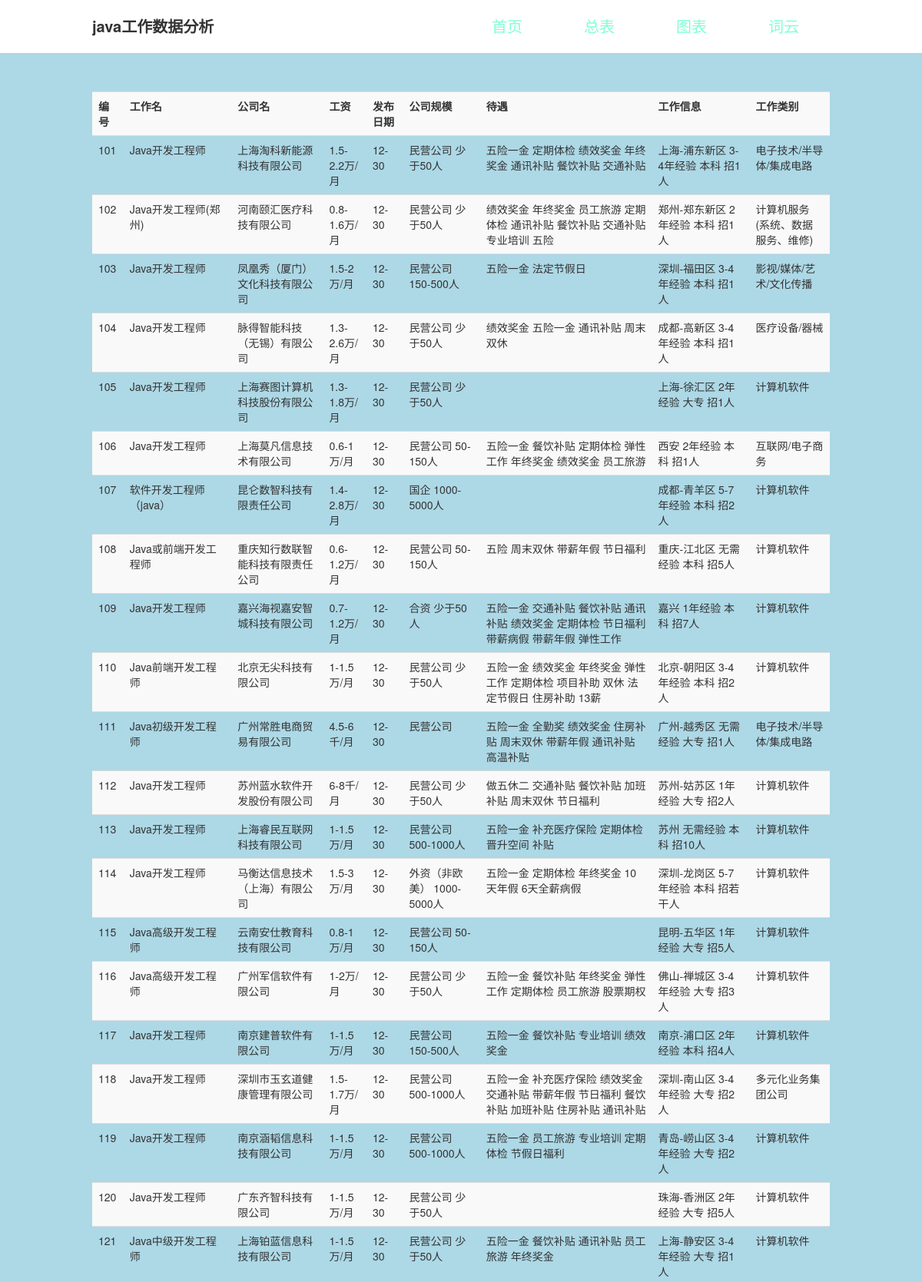
Page /table/3 (upper part) on the committed database.
### tables this page shows
CREATE TABLE t_jobs(
    id integer primary key autoincrement,
    job_href text,
    company_href text,
    job_name text,
    company_name text,
    salary real,
    up_date date,
    company_size text,
    treatment text,
    info text,
    category text

);

### app.py (the view)
@app.route('/table/<int:page>')
def table(page):
    conn = sqlite3.connect('jobs.db')
    cursor = conn.cursor()
    data = cursor.execute('select * from t_jobs limit %s, %s'%(str((page - 1) * 50), 50))
    datalist = [item for item in data]
    print(datalist)
    cursor.close()
    conn.close()
    return render_template('table.html', datalist=datalist, current_page=page)

### templates/table.html (shortened to what this page needs)
<!DOCTYPE html>
<html lang="en">
<head>
    <link  rel="stylesheet" href="/static/css/bootstrap.min.css"/>
</head>
<body>
    <header>
        <div class="title">java工作数据分析</div>
        <div class="tabbar">
            <div><a href="/home">首页</a></div>
            <div><a href="/table/1">总表</a></div>
            <div><a href="/rate">图表</a></div>
            <div><a href="/word">词云</a></div>
        </div>
    </header>
    <section>
       <table class="table table-striped">
           <tr>
               <th>编号</th>
               <th>工作名</th>
               <th>公司名</th>
               <th>工资</th>
               <th>发布日期</th>
               <th>公司规模</th>
               <th>待遇</th>
               <th>工作信息</th>
               <th>工作类别</th>
           </tr>
           {% for data in datalist %}
           <tr>
               <td>{{ data[0] }}</td>
               <td>{{ data[3] }}</td>
               <td>{{ data[4] }}</td>
               <td>{{ data[5] }}</td>
               <td>{{ data[6] }}</td>
               <td>{{ data[7] }}</td>
               <td>{{ data[8] }}</td>
               <td>{{ data[9] }}</td>
               <td>{{ data[10] }}</td>
           </tr>
           {%   endfor %}
       </table>
    </section>
</body>
</html>

### templates/table.html (style rules this page uses)
a { text-decoration: none; color: black; }
header { display: flex; padding: 0 10%; justify-content: space-between; }
header>div { text-align: center; }
header .title { padding: 20px 0; font-size: 20px; font-weight: bold; }
header .tabbar { display: flex; }
header>div>div { padding: 20px 40px; font-size: 20px; }
header>div>div>a { color: aquamarine; }
section { background-color: lightblue; padding: 50px 10%; height: 82vh; overflow-y: scroll; }

### rows in the picture
t_jobs: id "101", job_name "Java开发工程师", company_name "上海淘科新能源科技有限公司", salary "1.5-2.2万/月", up_date "12-30", company_size "民营公司 少于50人", treatment "五险一金 定期体检 绩效奖金 年终奖金 通讯补贴 餐饮补贴 交通补贴", info "上海-浦东新区 3-4年经验 本科 招1人", category "电子技术/半导体/集成电路"
t_jobs: id "102", job_name "Java开发工程师(郑州)", company_name "河南颐汇医疗科技有限公司", salary "0.8-1.6万/月", up_date "12-30", company_size "民营公司 少于50人", treatment "绩效奖金 年终奖金 员工旅游 定期体检 通讯补贴 餐饮补贴 交通补贴 专业培训 五险", info "郑州-郑东新区 2年经验 本科 招1人", category "计算机服务(系统、数据服务、维修)"
t_jobs: id "103", job_name "Java开发工程师", company_name "凤凰秀（厦门）文化科技有限公司", salary "1.5-2万/月", up_date "12-30", company_size "民营公司 150-500人", treatment "五险一金 法定节假日", info "深圳-福田区 3-4年经验 本科 招1人", category "影视/媒体/艺术/文化传播"
t_jobs: id "104", job_name "Java开发工程师", company_name "脉得智能科技（无锡）有限公司", salary "1.3-2.6万/月", up_date "12-30", company_size "民营公司 少于50人", treatment "绩效奖金 五险一金 通讯补贴 周末双休", info "成都-高新区 3-4年经验 本科 招1人", category "医疗设备/器械"
t_jobs: id "105", job_name "Java开发工程师", company_name "上海赛图计算机科技股份有限公司", salary "1.3-1.8万/月", up_date "12-30", company_size "民营公司 少于50人", info "上海-徐汇区 2年经验 大专 招1人", category "计算机软件"
t_jobs: id "106", job_name "Java开发工程师", company_name "上海莫凡信息技术有限公司", salary "0.6-1万/月", up_date "12-30", company_size "民营公司 50-150人", treatment "五险一金 餐饮补贴 定期体检 弹性工作 年终奖金 绩效奖金 员工旅游", info "西安 2年经验 本科 招1人", category "互联网/电子商务"
t_jobs: id "107", job_name "软件开发工程师（java）", company_name "昆仑数智科技有限责任公司", salary "1.4-2.8万/月", up_date "12-30", company_size "国企 1000-5000人", info "成都-青羊区 5-7年经验 本科 招2人", category "计算机软件"
t_jobs: id "108", job_name "Java或前端开发工程师", company_name "重庆知行数联智能科技有限责任公司", salary "0.6-1.2万/月", up_date "12-30", company_size "民营公司 50-150人", treatment "五险 周末双休 带薪年假 节日福利", info "重庆-江北区 无需经验 本科 招5人", category "计算机软件"
t_jobs: id "109", job_name "Java开发工程师", company_name "嘉兴海视嘉安智城科技有限公司", salary "0.7-1.2万/月", up_date "12-30", company_size "合资 少于50人", treatment "五险一金 交通补贴 餐饮补贴 通讯补贴 绩效奖金 定期体检 节日福利 带薪病假 带薪年假 弹性工作", info "嘉兴 1年经验 本科 招7人", category "计算机软件"
t_jobs: id "110", job_name "Java前端开发工程师", company_name "北京无尖科技有限公司", salary "1-1.5万/月", up_date "12-30", company_size "民营公司 少于50人", treatment "五险一金 绩效奖金 年终奖金 弹性工作 定期体检 项目补助 双休 法定节假日 住房补助 13薪", info "北京-朝阳区 3-4年经验 本科 招2人", category "计算机软件"
t_jobs: id "111", job_name "Java初级开发工程师", company_name "广州常胜电商贸易有限公司", salary "4.5-6千/月", up_date "12-30", company_size "民营公司", treatment "五险一金 全勤奖 绩效奖金 住房补贴 周末双休 带薪年假 通讯补贴 高温补贴", info "广州-越秀区 无需经验 大专 招1人", category "电子技术/半导体/集成电路"
t_jobs: id "112", job_name "Java开发工程师", company_name "苏州蓝水软件开发股份有限公司", salary "6-8千/月", up_date "12-30", company_size "民营公司 少于50人", treatment "做五休二 交通补贴 餐饮补贴 加班补贴 周末双休 节日福利", info "苏州-姑苏区 1年经验 大专 招2人", category "计算机软件"
t_jobs: id "113", job_name "Java开发工程师", company_name "上海睿民互联网科技有限公司", salary "1-1.5万/月", up_date "12-30", company_size "民营公司 500-1000人", treatment "五险一金 补充医疗保险 定期体检 晋升空间 补贴", info "苏州 无需经验 本科 招10人", category "计算机软件"
t_jobs: id "114", job_name "Java开发工程师", company_name "马衡达信息技术（上海）有限公司", salary "1.5-3万/月", up_date "12-30", company_size "外资（非欧美） 1000-5000人", treatment "五险一金 定期体检 年终奖金 10天年假 6天全薪病假", info "深圳-龙岗区 5-7年经验 本科 招若干人", category "计算机软件"
t_jobs: id "115", job_name "Java高级开发工程师", company_name "云南安仕教育科技有限公司", salary "0.8-1万/月", up_date "12-30", company_size "民营公司 50-150人", info "昆明-五华区 1年经验 大专 招5人", category "计算机软件"
t_jobs: id "116", job_name "Java高级开发工程师", company_name "广州军信软件有限公司", salary "1-2万/月", up_date "12-30", company_size "民营公司 少于50人", treatment "五险一金 餐饮补贴 年终奖金 弹性工作 定期体检 员工旅游 股票期权", info "佛山-禅城区 3-4年经验 大专 招3人", category "计算机软件"
t_jobs: id "117", job_name "Java开发工程师", company_name "南京建普软件有限公司", salary "1-1.5万/月", up_date "12-30", company_size "民营公司 150-500人", treatment "五险一金 餐饮补贴 专业培训 绩效奖金", info "南京-浦口区 2年经验 本科 招4人", category "计算机软件"
t_jobs: id "118", job_name "Java开发工程师", company_name "深圳市玉玄道健康管理有限公司", salary "1.5-1.7万/月", up_date "12-30", company_size "民营公司 500-1000人", treatment "五险一金 补充医疗保险 绩效奖金 交通补贴 带薪年假 节日福利 餐饮补贴 加班补贴 住房补贴 通讯补贴", info "深圳-南山区 3-4年经验 大专 招2人", category "多元化业务集团公司"
t_jobs: id "119", job_name "Java开发工程师", company_name "南京涵韬信息科技有限公司", salary "1-1.5万/月", up_date "12-30", company_size "民营公司 500-1000人", treatment "五险一金 员工旅游 专业培训 定期体检 节假日福利", info "青岛-崂山区 3-4年经验 大专 招2人", category "计算机软件"
t_jobs: id "120", job_name "Java开发工程师", company_name "广东齐智科技有限公司", salary "1-1.5万/月", up_date "12-30", company_size "民营公司 少于50人", info "珠海-香洲区 2年经验 大专 招5人", category "计算机软件"
t_jobs: id "121", job_name "Java中级开发工程师", company_name "上海铂蓝信息科技有限公司", salary "1-1.5万/月", up_date "12-30", company_size "民营公司 少于50人", treatment "五险一金 餐饮补贴 通讯补贴 员工旅游 年终奖金", info "上海-静安区 3-4年经验 大专 招1人", category "计算机软件"
